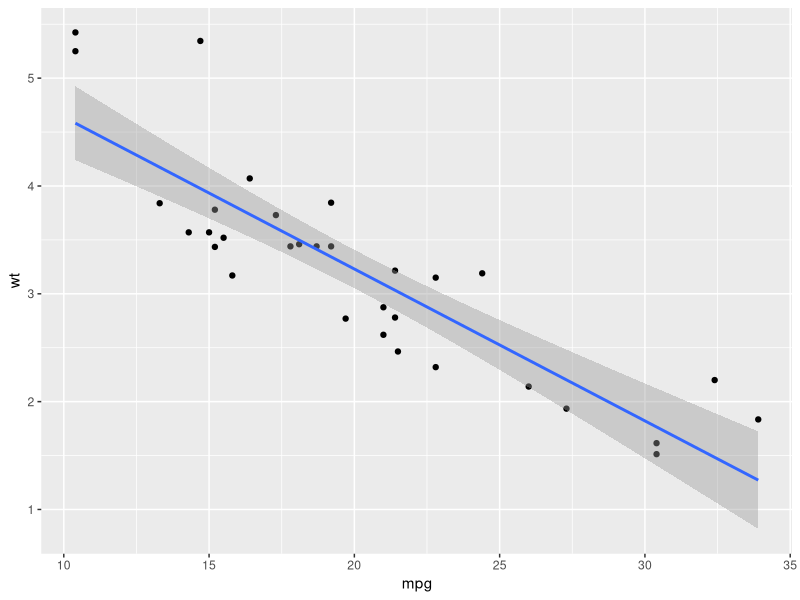

The R script that drew this image:
# NL: using mtcars, make a scatter plot of mpg vs wt and add a smoothed regression line
library(ggplot2)
ggplot(mtcars, aes(x = mpg, y = wt)) + geom_point() + geom_smooth(method = "lm")
